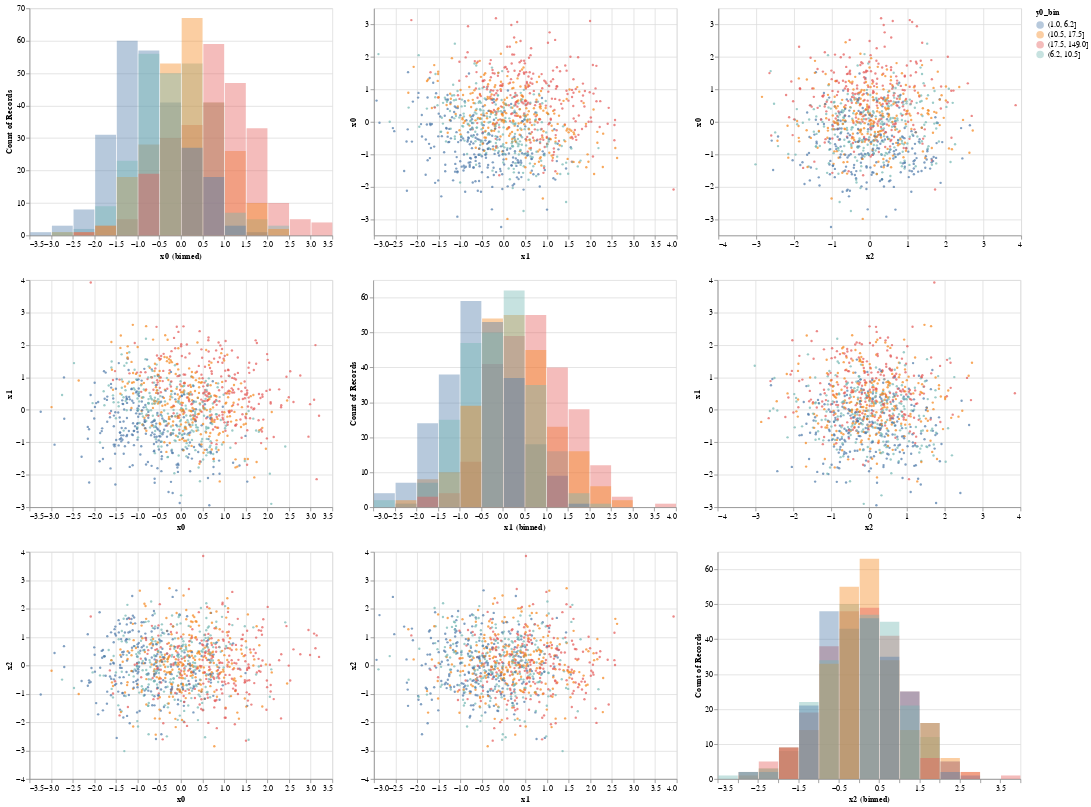

Notebook source saved alongside this figure:
### Code cell
selection_1 = alt.selection(type='interval', resolve='global')
chart = AltChart(data=df, size=(1, 1)
                ).pairgrid(
    meta='Variable explore',
    variables=['x0', 'x1', 'x2'], 
    color='y0_bin', stack=False, alpha=0.4,
    #brush=selection_1,  # Enables you to draw on the chart
    #selection=selection_1,
    width=50, height=50, pos=(0, 0))
chart.display()

### Figure 1 — Vega-Lite specification as saved in the notebook (floating-point values rounded to 4 significant figures; data arrays with more than 128 entries replaced by an {"elided": "..."} marker saying what was removed)
{"$schema": "https://vega.github.io/schema/vega-lite/v3.4.0.json", "config": {"mark": {"tooltip": null}, "view": {"height": 300, "width": 400}}, "data": {"name": "data-6412e44a84107897cf15d626116f643f"}, "datasets": {"data-6412e44a84107897cf15d626116f643f": {"elided": "1000 records"}}, "vconcat": [{"hconcat": [{"vconcat": [{"hconcat": [{"encoding": {"color": {"field": "y0_bin", "type": "nominal"}, "x": {"bin": {"maxbins": 30}, "field": "x0", "type": "quantitative"}, "y": {"aggregate": "count", "stack": false, "type": "quantitative"}}, "mark": {"opacity": 0.4, "type": "bar"}}, {"encoding": {"color": {"field": "y0_bin", "type": "nominal"}, "x": {"field": "x1", "type": "quantitative"}, "y": {"field": "x0", "type": "quantitative"}}, "mark": {"size": 10, "type": "circle"}}, {"encoding": {"color": {"field": "y0_bin", "type": "nominal"}, "x": {"field": "x2", "type": "quantitative"}, "y": {"field": "x0", "type": "quantitative"}}, "mark": {"size": 10, "type": "circle"}}]}, {"hconcat": [{"encoding": {"color": {"field": "y0_bin", "type": "nominal"}, "x": {"field": "x0", "type": "quantitative"}, "y": {"field": "x1", "type": "quantitative"}}, "mark": {"size": 10, "type": "circle"}}, {"encoding": {"color": {"field": "y0_bin", "type": "nominal"}, "x": {"bin": {"maxbins": 30}, "field": "x1", "type": "quantitative"}, "y": {"aggregate": "count", "stack": false, "type": "quantitative"}}, "mark": {"opacity": 0.4, "type": "bar"}}, {"encoding": {"color": {"field": "y0_bin", "type": "nominal"}, "x": {"field": "x2", "type": "quantitative"}, "y": {"field": "x1", "type": "quantitative"}}, "mark": {"size": 10, "type": "circle"}}]}, {"hconcat": [{"encoding": {"color": {"field": "y0_bin", "type": "nominal"}, "x": {"field": "x0", "type": "quantitative"}, "y": {"field": "x2", "type": "quantitative"}}, "mark": {"size": 10, "type": "circle"}}, {"encoding": {"color": {"field": "y0_bin", "type": "nominal"}, "x": {"field": "x1", "type": "quantitative"}, "y": {"field": "x2", "type": "quantitative"}}, "mark": {"size": 10, "type": "circle"}}, {"encoding": {"color": {"field": "y0_bin", "type": "nominal"}, "x": {"bin": {"maxbins": 30}, "field": "x2", "type": "quantitative"}, "y": {"aggregate": "count", "stack": false, "type": "quantitative"}}, "mark": {"opacity": 0.4, "type": "bar"}}]}]}]}]}
